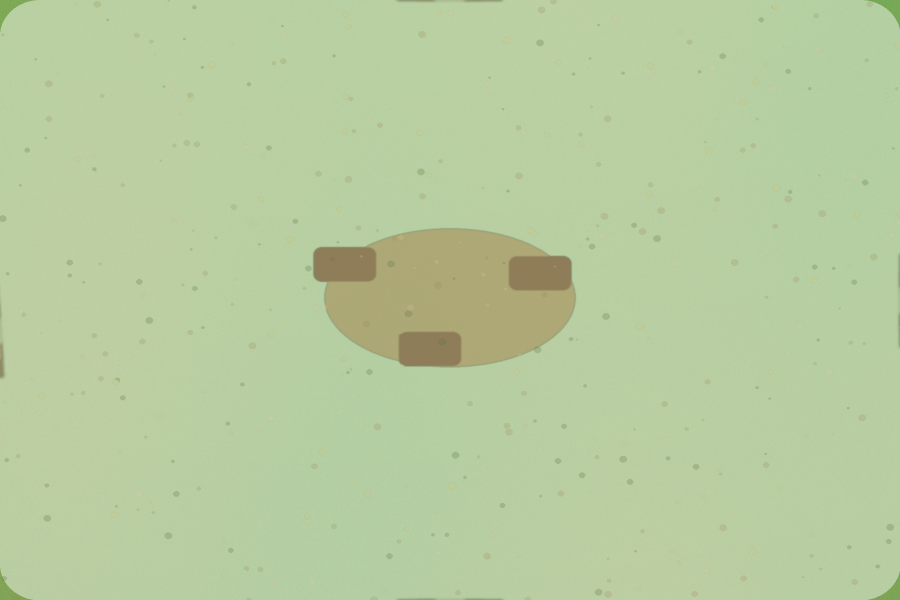
#> input picture production/assets/outdoor_world_world2d/v001/02_world_base_no_foreground/region_base_crops/village_base_no_foreground.png, 1800 x 1200 px (shown at 1/2 size)
$ python -i validate_village_v002_inherited_source_candidate.py   (imports and definitions only)
#> lines starting #> are read from the running program, lines starting #| are printed output that depends on the picture
#> further down, picture is the input picture: PIL image 1800x1200 RGB; mean R, G, B 183, 203.5, 158.9
from __future__ import annotations

import json
import math
import sys
from pathlib import Path
from typing import Any

from PIL import Image, ImageChops, ImageFilter, ImageStat


ROOT = Path(__file__).resolve().parents[1]
PACKAGE_DIR = ROOT / "production" / "assets" / "regions" / "village_world2d" / "v001"
V002_DIR = PACKAGE_DIR / "02_source_generation" / "v002_inherited_world_base_repaint"
V002_SOURCE = V002_DIR / "village_painted_source_v002.png"
V002_ACCEPTANCE = V002_DIR / "source_acceptance_v002.json"
V002_QUALITY = V002_DIR / "source_quality_review_v002.json"
V002_CONTACT = V002_DIR / "village_v002_source_review_contact_sheet.png"
HANDOFF_JSON = V002_DIR / "village_inherited_repaint_handoff_v002.json"
WORKFLOW = PACKAGE_DIR / "workflow_manifest.json"
PROJECT_MANIFEST = ROOT / "production" / "assets" / "project_art_production_manifest_2026-05-19.json"
LAYER_CONTRACT = PACKAGE_DIR / "03_layer_export" / "layer_contract.json"
REPORT = ROOT / ".codex" / "reports" / "village_v002_inherited_source_candidate_review_2026-05-26.md"
GENERATOR = ROOT / "tools" / "generate_village_painted_source_v002.py"
BASE_CROP = ROOT / "production" / "assets" / "outdoor_world_world2d" / "v001" / "02_world_base_no_foreground" / "region_base_crops" / "village_base_no_foreground.png"
OLD_SOURCE = PACKAGE_DIR / "02_source_generation" / "village_painted_source.png"

CANVAS = (1800, 1200)
CONTACT_SIZE = (2400, 1500)
STATUS = "v002_inherited_crop_candidate_ready_for_visual_review"
VISUAL_STATUS = "v002_accepted_for_semantic_layer_export_review"
LAYER_STATUS = "v002_semantic_layers_exported_pending_review"
CANDIDATE_ID = "village_painted_source_v002"
MAX_EDGE_DIFF_FROM_BASE = 10.0
MIN_DIFF_FROM_BASE = 22.0
MIN_DIFF_FROM_OLD = 9.0
MIN_DETAIL_RATIO_VS_OLD = 0.58
MIN_VARIANCE_RATIO_VS_OLD = 0.42


def fail(message: str) -> None:
    print(f"FAIL: {message}")
    sys.exit(1)


def require(condition: bool, message: str) -> None:
    if not condition:
        fail(message)


def rel(path: Path) -> str:
    return path.relative_to(ROOT).as_posix()


def read(path: Path) -> str:
    require(path.is_file(), f"missing required file: {rel(path)}")
    return path.read_text(encoding="utf-8-sig")


# [7 lines left out: function read_json, not called in this run]


def as_dict(value: Any, label: str) -> dict[str, Any]:
    require(isinstance(value, dict), f"{label} must be an object")
    return value


def as_list(value: Any, label: str) -> list[Any]:
    require(isinstance(value, list), f"{label} must be a list")
    return value


# [11 lines left out: functions load_image, edge_detail_score, not called in this run]


def gray_variance(image: Image.Image) -> float:
    return float(ImageStat.Stat(image.convert("L")).var[0])


def mean_diff(left: Image.Image, right: Image.Image) -> float:
    diff = ImageChops.difference(left.convert("RGB"), right.convert("RGB"))
    return float(sum(ImageStat.Stat(diff).mean) / 3.0)


def edge_band(image: Image.Image) -> Image.Image:
    rgb = image.convert("RGB")
    band = Image.new("RGB", (CANVAS[0], 240), (0, 0, 0))
#> band: PIL image 1800x240 RGB; every value is 0
    strips = [
        rgb.crop((0, 0, CANVAS[0], 60)),
        rgb.crop((0, CANVAS[1] - 60, CANVAS[0], CANVAS[1])),
        rgb.crop((0, 60, 60, CANVAS[1] - 60)).resize((CANVAS[0] // 2, 60), Image.Resampling.LANCZOS),
        rgb.crop((CANVAS[0] - 60, 60, CANVAS[0], CANVAS[1] - 60)).resize((CANVAS[0] // 2, 60), Image.Resampling.LANCZOS),
    ]
    band.paste(strips[0], (0, 0))
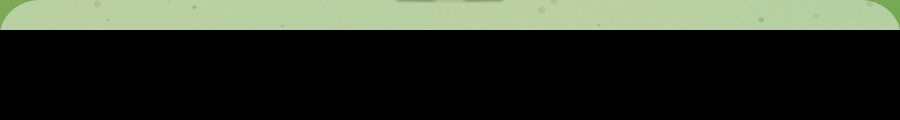
#> band: PIL image 1800x240 RGB (shown at 1/2 size); mean R, G, B 45.7, 51.6, 40
    band.paste(strips[1], (0, 60))
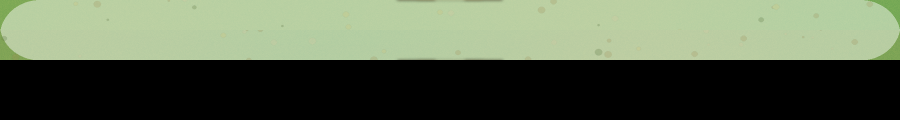
#> band: PIL image 1800x240 RGB (shown at 1/2 size); mean R, G, B 91.4, 102.5, 80
    band.paste(strips[2], (0, 140))
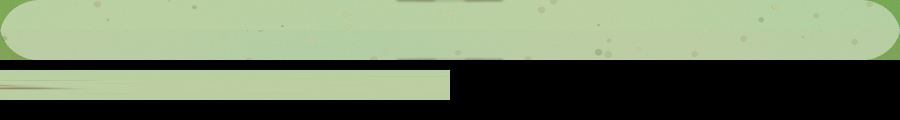
#> band: PIL image 1800x240 RGB (shown at 1/2 size); mean R, G, B 114.6, 128.2, 100.1
    band.paste(strips[3], (CANVAS[0] // 2, 140))
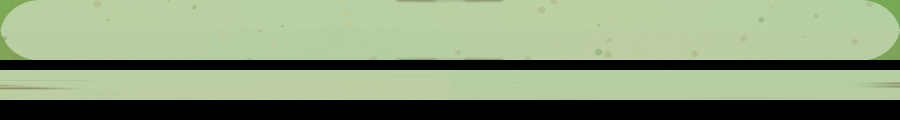
#> band: PIL image 1800x240 RGB (shown at 1/2 size); mean R, G, B 137.3, 153.8, 120.3
    return band


# [136 lines left out: functions validate_source_metrics, validate_acceptance_and_quality, validate_links, validate_artifacts_and_generator, main, not called in this run]


# [2 lines not run here, left out]

>>> from PIL import Image
>>> picture = Image.open('../production/assets/outdoor_world_world2d/v001/02_world_base_no_foreground/region_base_crops/village_base_no_foreground.png')
>>> result = edge_band(picture)

$ run again, on production/assets/outdoor_world_world2d/v001/02_world_base_no_foreground/region_base_crops/cliff_view_base_no_foreground.png
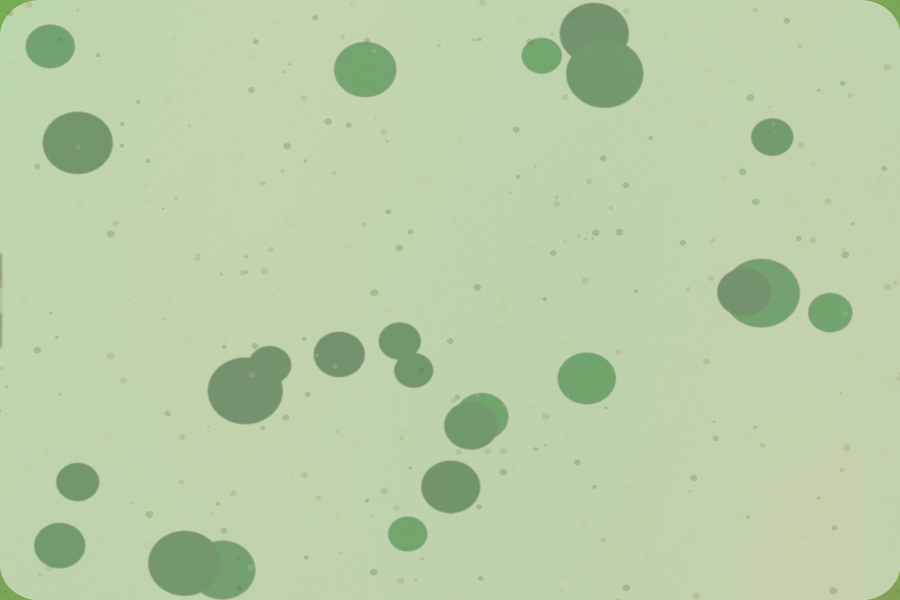
#> input picture production/assets/outdoor_world_world2d/v001/02_world_base_no_foreground/region_base_crops/cliff_view_base_no_foreground.png, 1800 x 1200 px (shown at 1/2 size)
#> picture is the input picture: PIL image 1800x1200 RGB; mean R, G, B 184.8, 205.5, 166
#> in edge_band, `band.paste(strips[2], (0, 140))`:
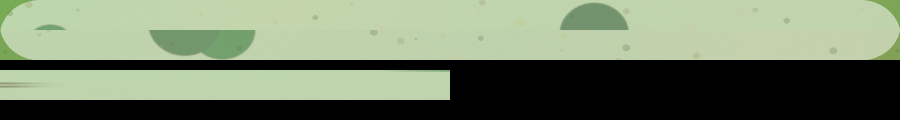
#> band: PIL image 1800x240 RGB (shown at 1/2 size); mean R, G, B 116.1, 129.2, 104
#> in edge_band, `band.paste(strips[3], (CANVAS[0] // 2, 140))`:
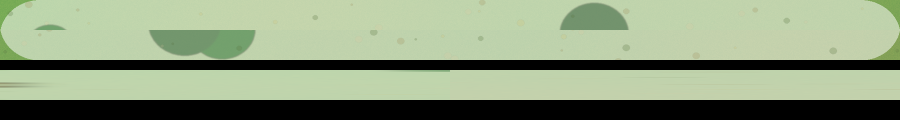
#> band: PIL image 1800x240 RGB (shown at 1/2 size); mean R, G, B 140.2, 155.3, 125.5

$ run again, on production/assets/outdoor_world_world2d/v001/02_world_base_no_foreground/region_base_crops/player_yard_base_no_foreground.png
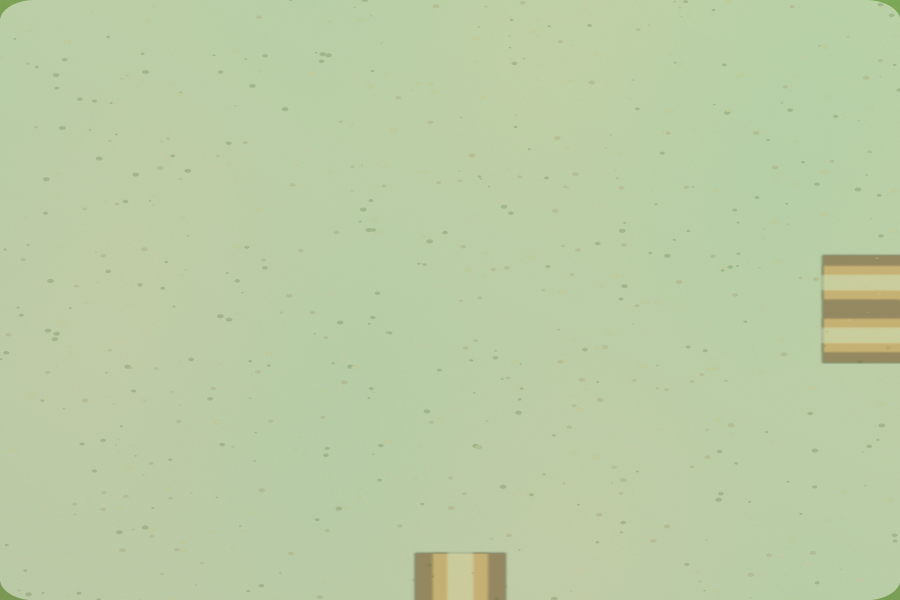
#> input picture production/assets/outdoor_world_world2d/v001/02_world_base_no_foreground/region_base_crops/player_yard_base_no_foreground.png, 1800 x 1200 px (shown at 1/2 size)
#> picture is the input picture: PIL image 1800x1200 RGB; mean R, G, B 186.3, 203.5, 164
#> in edge_band, `band.paste(strips[2], (0, 140))`:
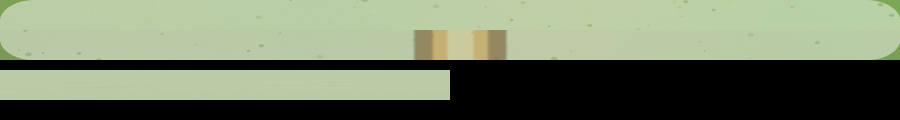
#> band: PIL image 1800x240 RGB (shown at 1/2 size); mean R, G, B 116.1, 126.4, 101.6
#> in edge_band, `band.paste(strips[3], (CANVAS[0] // 2, 140))`:
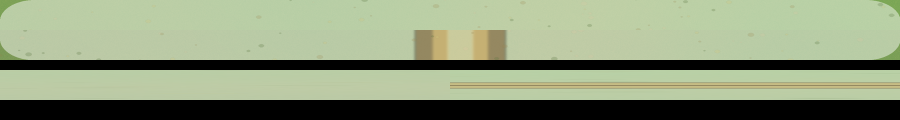
#> band: PIL image 1800x240 RGB (shown at 1/2 size); mean R, G, B 139.2, 151.2, 121.1
